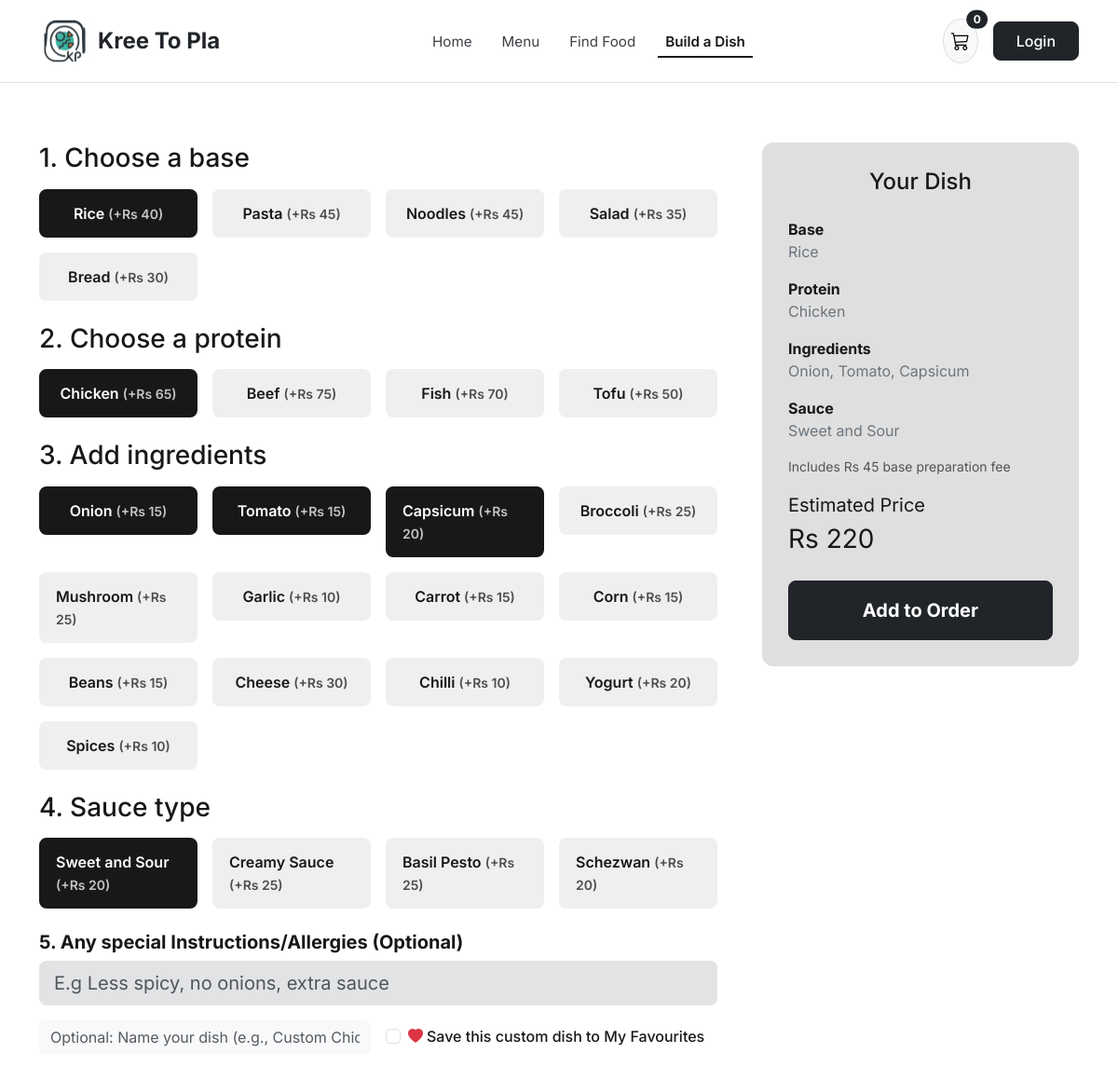
Page /build_dish.php on the committed database.
### tables this page shows
CREATE TABLE Ingredient (
  ingredient_id   INT UNSIGNED AUTO_INCREMENT PRIMARY KEY,
  ingredient_name VARCHAR(150) NOT NULL,
  category        ENUM('Base', 'Protein', 'Vegetable', 'Sauce', 'Other') NOT NULL DEFAULT 'Vegetable',
  price           DECIMAL(10,2) NOT NULL DEFAULT 25.00,
  allergy_info    TEXT NULL,
  is_available    BOOLEAN NOT NULL DEFAULT TRUE,
  CONSTRAINT ck_ingredient_price CHECK (price >= 0)
);

### includes/security.php (called while the page is built, shortened)
<?php
function e(mixed $value): string
{
    return htmlspecialchars((string) ($value ?? ''), ENT_QUOTES | ENT_SUBSTITUTE, 'UTF-8');
}

### build_dish.php (the view, shortened to what this page needs)
<?php
require_once __DIR__ . '/includes/security.php';
$stmt = $pdo->query('SELECT * FROM Ingredient WHERE is_available = TRUE ORDER BY category, ingredient_id ASC');
$grouped = ['Base' => [], 'Protein' => [], 'Vegetable' => [], 'Sauce' => []];
foreach ($stmt->fetchAll() as $ing) {
    $cat = $ing['category'];
    if ($cat === 'Other') {
        $grouped['Vegetable'][] = $ing;
    } else {
        $grouped[$cat][] = $ing;
    }
}
require_once __DIR__ . '/includes/header.php';
?>
<div class="container py-5">
    <form method="POST" action="build_dish.php" id="js-build-dish-form" data-base-price="<?= (float) CUSTOM_DISH_BASE_PRICE ?>">
        <div class="row g-5 align-items-start">
            <div class="col-lg-8">
                <h3 class="fw-extrabold mb-3">1. Choose a base</h3>
                <div class="row row-cols-2 row-cols-md-4 g-3 mb-4">
                    <?php foreach ($grouped['Base'] as $idx => $ing): ?>
                        <div class="col">
                            <label class="kp-ing-pill w-100 justify-content-center">
                                <span><?= e($ing['ingredient_name']) ?> <small class="opacity-75">(+Rs <?= (int) $ing['price'] ?>)</small></span>
                            </label>
                        </div>
                    <?php endforeach; ?>
                </div>
                <h3 class="fw-extrabold mb-3">2. Choose a protein</h3>
                <div class="row row-cols-2 row-cols-md-4 g-3 mb-4">
                    <?php foreach ($grouped['Protein'] as $idx => $ing): ?>
                        <div class="col">
                            <label class="kp-ing-pill w-100 justify-content-center">
                                <span><?= e($ing['ingredient_name']) ?> <small class="opacity-75">(+Rs <?= (int) $ing['price'] ?>)</small></span>
                            </label>
                        </div>
                    <?php endforeach; ?>
                </div>
                <h3 class="fw-extrabold mb-3">3. Add ingredients</h3>
                <div class="row row-cols-2 row-cols-md-4 g-3 mb-4">
                    <?php foreach ($grouped['Vegetable'] as $idx => $ing): ?>
                        <div class="col">
                            <label class="kp-ing-pill w-100 justify-content-center">
                                <span><?= e($ing['ingredient_name']) ?> <small class="opacity-75">(+Rs <?= (int) $ing['price'] ?>)</small></span>
                            </label>
                        </div>
                    <?php endforeach; ?>
                </div>
                <h3 class="fw-extrabold mb-3">4. Sauce type</h3>
                <div class="row row-cols-2 row-cols-md-4 g-3 mb-4">
                    <?php foreach ($grouped['Sauce'] as $idx => $ing): ?>
                        <div class="col">
                            <label class="kp-ing-pill w-100 justify-content-center">
                                <span><?= e($ing['ingredient_name']) ?> <small class="opacity-75">(+Rs <?= (int) $ing['price'] ?>)</small></span>
                            </label>
                        </div>
                    <?php endforeach; ?>
                </div>
                <h5 class="fw-bold mb-2">5. Any special Instructions/Allergies (Optional)</h5>
                <input type="text" name="instructions" class="form-control form-control-lg bg-secondary-subtle border-0 mb-3"
                       placeholder="E.g Less spicy, no onions, extra sauce">
                <div class="row g-3 align-items-center">
                    <div class="col-md-6">
                        <input type="text" name="dish_name" class="form-control bg-light border-0"
                               placeholder="Optional: Name your dish (e.g., Custom Chicken Rice)">
                    </div>
                    <div class="col-md-6">
                        <div class="form-check">
                            <input class="form-check-input" type="checkbox" name="save_favourite" id="saveFavCheck" value="1">
                            <label class="form-check-label fw-medium" for="saveFavCheck">
                                <i class="bi bi-heart-fill text-danger me-1"></i>Save this custom dish to My Favourites
                            </label>
                        </div>
                    </div>
                </div>
            </div>
            <div class="col-lg-4">
                <div class="kp-summary-panel sticky-top" style="top: 100px; z-index: 10;">
                    <h4 class="fw-extrabold text-center mb-4">Your Dish</h4>
                    <div class="mb-3">
                        <div class="fw-bold">Base</div>
                        <div id="summary-base" class="text-secondary">Rice</div>
                    </div>
                    <div class="mb-3">
                        <div class="fw-bold">Protein</div>
                        <div id="summary-protein" class="text-secondary">Chicken</div>
                    </div>
                    <div class="mb-3">
                        <div class="fw-bold">Ingredients</div>
                        <div id="summary-veggies" class="text-secondary">Onion, Tomato, Capsicum</div>
                    </div>
                    <div class="mb-3">
                        <div class="fw-bold">Sauce</div>
                        <div id="summary-sauce" class="text-secondary">Sweet and Sour</div>
                    </div>
                    <div class="small text-muted mb-3">
                        Includes Rs <?= (int) CUSTOM_DISH_BASE_PRICE ?> base preparation fee
                    </div>
                    <div class="mb-4">
                        <div class="fw-extrabold fs-5">Estimated Price</div>
                        <div id="summary-price" class="fw-extrabold fs-3">Rs 200</div>
                    </div>
                    <button type="submit" class="btn btn-dark btn-lg w-100 fw-bold py-3">
                        Add to Order
                    </button>
                </div>
            </div>
        </div>
    </form>
</div>
<?php require_once __DIR__ . '/includes/footer.php'; ?>

### assets/css/style.css (style rules this page uses)
:root { --kp-black: #18181b; --kp-gray-bg: #d9d9d9; --kp-light-bg: #f4f4f5; --kp-accent-teal: #2dd4bf; --kp-accent-red: #dc2626; --kp-accent-amber: #d97706; --kp-purple: #6d5acd; }
body { font-family: 'Inter', -apple-system, BlinkMacSystemFont, sans-serif; color: var(--kp-black); background-color: #ffffff; }
.kp-ing-pill { display: flex; align-items: center; gap: 10px; background-color: #efefef; border: 2px solid transparent; border-radius: 8px; padding: 12px 16px; cursor: pointer; font-weight: 600; user-select: none; transition: all 0.15s ease; }
.kp-ing-pill.selected, .kp-ing-pill:has(input:checked) { background-color: #18181b; color: #ffffff; border-color: #18181b; }
.kp-summary-panel { background-color: #dfdfdf; border-radius: 12px; padding: 1.75rem; z-index: 10; }

### rows in the picture
ingredient: ingredient_name "Rice", price "40"
ingredient: ingredient_name "Pasta", price "45"
ingredient: ingredient_name "Noodles", price "45"
ingredient: ingredient_name "Salad", price "35"
ingredient: ingredient_name "Bread", price "30"
ingredient: ingredient_name "Chicken", price "65"
ingredient: ingredient_name "Beef", price "75"
ingredient: ingredient_name "Fish", price "70"
ingredient: ingredient_name "Tofu", price "50"
ingredient: ingredient_name "Onion", price "15"
ingredient: ingredient_name "Tomato", price "15"
ingredient: ingredient_name "Capsicum", price "20"
ingredient: ingredient_name "Broccoli", price "25"
ingredient: ingredient_name "Mushroom", price "25"
ingredient: ingredient_name "Garlic", price "10"
ingredient: ingredient_name "Carrot", price "15"
ingredient: ingredient_name "Corn", price "15"
ingredient: ingredient_name "Beans", price "15"
ingredient: ingredient_name "Cheese", price "30"
ingredient: ingredient_name "Chilli", price "10"
ingredient: ingredient_name "Yogurt", price "20"
ingredient: ingredient_name "Spices", price "10"
ingredient: ingredient_name "Sweet and Sour", price "20"
ingredient: ingredient_name "Creamy Sauce", price "25"
ingredient: ingredient_name "Basil Pesto", price "25"
ingredient: ingredient_name "Schezwan", price "20"

### other values in the picture
$cartCount "0"
CUSTOM_DISH_BASE_PRICE "45"
